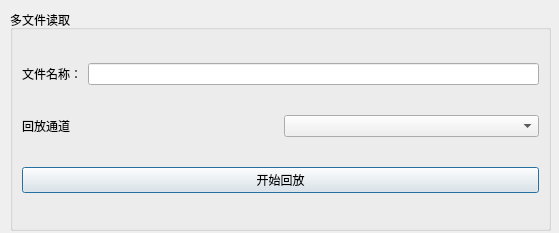
<?xml version="1.0" encoding="UTF-8"?>
<ui version="4.0">
 <class>dlg_multifile_play_back</class>
 <widget class="QDialog" name="dlg_multifile_play_back">
  <property name="geometry">
   <rect>
    <x>0</x>
    <y>0</y>
    <width>559</width>
    <height>233</height>
   </rect>
  </property>
  <property name="windowTitle">
   <string>Dialog</string>
  </property>
  <widget class="QGroupBox" name="groupBox_read">
   <property name="geometry">
    <rect>
     <x>10</x>
     <y>10</y>
     <width>541</width>
     <height>221</height>
    </rect>
   </property>
   <property name="sizePolicy">
    <sizepolicy hsizetype="Preferred" vsizetype="Preferred">
     <horstretch>0</horstretch>
     <verstretch>0</verstretch>
    </sizepolicy>
   </property>
   <property name="title">
    <string>多文件读取</string>
   </property>
   <layout class="QGridLayout" name="gridLayout">
    <item row="1" column="0">
     <layout class="QHBoxLayout" name="horizontalLayout_2">
      <item>
       <widget class="QLabel" name="label">
        <property name="text">
         <string>回放通道</string>
        </property>
       </widget>
      </item>
      <item>
       <widget class="QComboBox" name="m_comGth"/>
      </item>
     </layout>
    </item>
    <item row="0" column="0">
     <layout class="QHBoxLayout" name="horizontalLayout">
      <item>
       <widget class="QLabel" name="label_read_name">
        <property name="text">
         <string>文件名称：</string>
        </property>
       </widget>
      </item>
      <item>
       <widget class="QLineEdit" name="filename"/>
      </item>
     </layout>
    </item>
    <item row="2" column="0">
     <layout class="QHBoxLayout" name="horizontalLayout_5">
      <item>
       <widget class="QPushButton" name="startButton">
        <property name="text">
         <string>开始回放</string>
        </property>
       </widget>
      </item>
     </layout>
    </item>
   </layout>
  </widget>
 </widget>
 <resources/>
 <connections/>
</ui>
